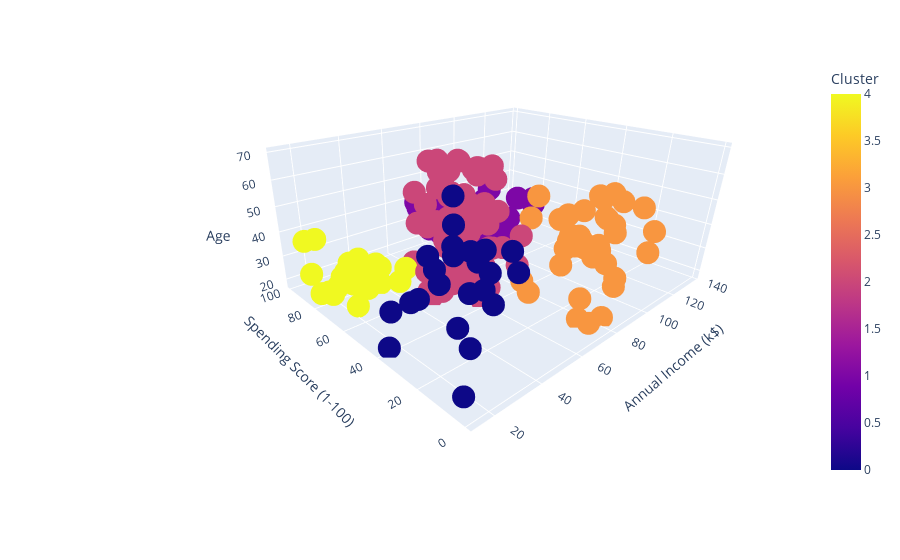

The notebook cell saved with this chart:
### Code cell
import plotly.express as px
Graph3D = px.scatter_3d(Datos, x='Annual Income (k$)', y='Spending Score (1-100)', z='Age', color='Cluster')
Graph3D.show()

### Figure 1 — Plotly figure (JSON) as saved in the notebook; plotly's stock layout.template omitted (floating-point values rounded to 4 significant figures; data arrays with more than 128 entries replaced by an {"elided": "..."} marker saying what was removed)
{"data": [{"hovertemplate": "Annual Income (k$)=%{x}<br>Spending Score (1-100)=%{y}<br>Age=%{z}<br>Cluster=%{marker.color}<extra></extra>", "legendgroup": "", "marker": {"color": {"elided": "200 int values"}, "coloraxis": "coloraxis", "symbol": "circle"}, "mode": "markers", "name": "", "scene": "scene", "showlegend": false, "type": "scatter3d", "x": {"elided": "200 int values"}, "y": {"elided": "200 int values"}, "z": {"elided": "200 int values"}}], "layout": {"autosize": true, "coloraxis": {"colorbar": {"title": {"text": "Cluster"}}, "colorscale": [[0, "#0d0887"], [0.1111, "#46039f"], [0.2222, "#7201a8"], [0.3333, "#9c179e"], [0.4444, "#bd3786"], [0.5556, "#d8576b"], [0.6667, "#ed7953"], [0.7778, "#fb9f3a"], [0.8889, "#fdca26"], [1, "#f0f921"]]}, "dragmode": "zoom", "legend": {"tracegroupgap": 0}, "margin": {"t": 60}, "scene": {"aspectmode": "auto", "aspectratio": {"x": 1.429, "y": 1.148, "z": 0.6093}, "camera": {"center": {"x": -0.2415, "y": 0.08351, "z": -0.193}, "eye": {"x": -1.494, "y": -1.338, "z": 0.759}, "projection": {"type": "perspective"}, "up": {"x": 0, "y": 0, "z": 1}}, "domain": {"x": [0, 1], "y": [0, 1]}, "dragmode": "turntable", "xaxis": {"title": {"text": "Annual Income (k$)"}, "type": "linear"}, "yaxis": {"title": {"text": "Spending Score (1-100)"}, "type": "linear"}, "zaxis": {"title": {"text": "Age"}, "type": "linear"}}}}
